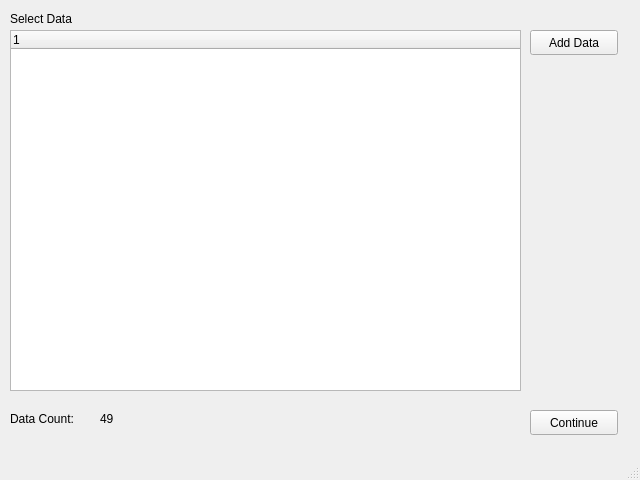
<?xml version="1.0" encoding="UTF-8"?>
<ui version="4.0">
 <class>MainWindow</class>
 <widget class="QMainWindow" name="MainWindow">
  <property name="geometry">
   <rect>
    <x>0</x>
    <y>0</y>
    <width>640</width>
    <height>480</height>
   </rect>
  </property>
  <property name="windowTitle">
   <string>MainWindow</string>
  </property>
  <widget class="QWidget" name="centralwidget">
   <widget class="QLabel" name="label_title">
    <property name="geometry">
     <rect>
      <x>10</x>
      <y>10</y>
      <width>471</width>
      <height>17</height>
     </rect>
    </property>
    <property name="text">
     <string>Select Data</string>
    </property>
   </widget>
   <widget class="QTreeWidget" name="treeWidget">
    <property name="geometry">
     <rect>
      <x>10</x>
      <y>30</y>
      <width>511</width>
      <height>361</height>
     </rect>
    </property>
    <column>
     <property name="text">
      <string notr="true">1</string>
     </property>
    </column>
   </widget>
   <widget class="QLabel" name="label_DataCountTitle">
    <property name="geometry">
     <rect>
      <x>10</x>
      <y>410</y>
      <width>91</width>
      <height>17</height>
     </rect>
    </property>
    <property name="text">
     <string>Data Count:</string>
    </property>
   </widget>
   <widget class="QLabel" name="label_DataCount">
    <property name="geometry">
     <rect>
      <x>100</x>
      <y>410</y>
      <width>66</width>
      <height>17</height>
     </rect>
    </property>
    <property name="text">
     <string>49</string>
    </property>
   </widget>
   <widget class="QPushButton" name="pushButton_AddData">
    <property name="geometry">
     <rect>
      <x>530</x>
      <y>30</y>
      <width>88</width>
      <height>25</height>
     </rect>
    </property>
    <property name="text">
     <string>Add Data</string>
    </property>
   </widget>
   <widget class="QPushButton" name="pushButton_Continue">
    <property name="geometry">
     <rect>
      <x>530</x>
      <y>410</y>
      <width>88</width>
      <height>25</height>
     </rect>
    </property>
    <property name="text">
     <string>Continue</string>
    </property>
   </widget>
  </widget>
  <widget class="QMenuBar" name="menubar">
   <property name="geometry">
    <rect>
     <x>0</x>
     <y>0</y>
     <width>640</width>
     <height>22</height>
    </rect>
   </property>
  </widget>
  <widget class="QStatusBar" name="statusbar"/>
 </widget>
 <resources/>
 <connections/>
</ui>
